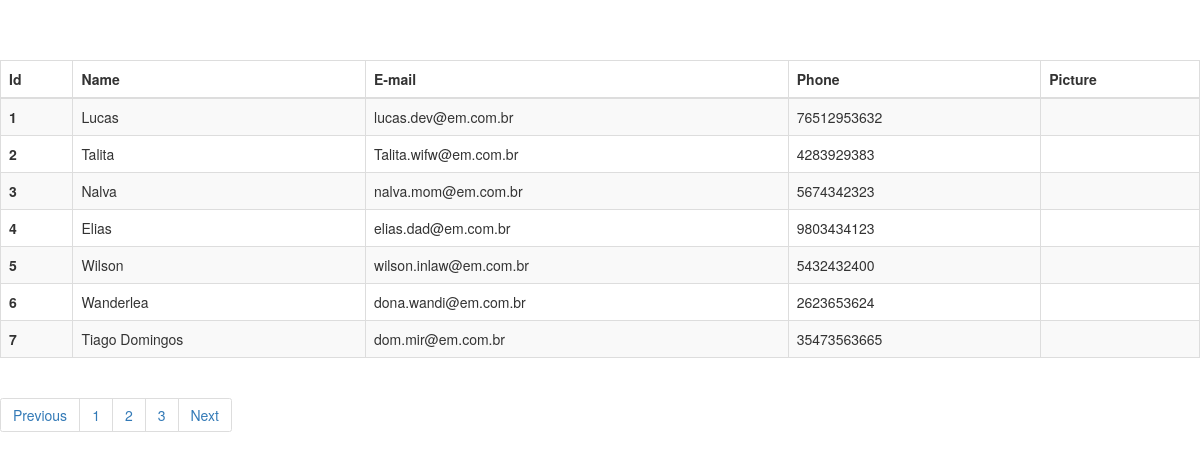
The page /pagination.php on the database its author committed.
### tables this page shows
CREATE TABLE `bdr` (
    `id` INT(11) NOT NULL AUTO_INCREMENT,
    `name` VARCHAR(255) NOT NULL,
    `email` VARCHAR(100) NOT NULL,
    `phone` VARCHAR(12) NOT NULL,
    `picture` VARCHAR(100),
    PRIMARY KEY (`id`)
) COLLATE='utf8_general_ci';

### DataBase/Connection.php (called while the page is built, shortened)
<?php
class Connection
{
    public function __construct(string $host, string $user, string $password, string $db)
    {
        $this->host = $host;
        $this->user = $user;
        $this->password = $password;
        $this->db = $db;
    }
    public function getConnection() : mysqli
    {
        try {
            $conn = mysqli_connect($this->host, $this->user, $this->password, $this->db);
        } catch (Exception $exception) {
            $exception->getMessage();
        }
        return $conn;
    }
    public function getRow(string $query): array {
        $mysqli = $this->getConnection();
        $mysqlResult = $mysqli->query($query);
        $response = [];
        while ($rows = mysqli_fetch_array($mysqlResult)) {
                $response[] = $rows;
        }
        return $response;
    }
}

### pagination.php (the view, shortened to what this page needs)
<?php
include('index.php');
$itemsPerPage = (int) 7;
$currentPage = intval($_GET['page']);
$row = $connection->getRow("select * from bdr LIMIT $currentPage,$itemsPerPage");
$totalOfRow = $connection->getRow("select count(id) from bdr");
$totalOfRegisted = (int) $totalOfRow[0][0];
$quoteOfPages = (int) ceil($totalOfRegisted/$itemsPerPage);
?>
<!doctype html>
<html lang="en">
<head>
    <link rel="stylesheet" href="./assets/css/bootstrap.min.css">
    <link rel="stylesheet" href="https://maxcdn.bootstrapcdn.com/bootstrap/3.3.7/css/bootstrap.min.css">
    <link rel="stylesheet" href="https://cdn.datatables.net/1.10.20/css/dataTables.bootstrap.min.css">
</head>
<body>
<br>
<br>
<br>
<table class="table table-hover table-striped table-bordered">
    <thead>
    <tr>
        <th scope="col">Id</th>
        <th scope="col">Name</th>
        <th scope="col">E-mail</th>
        <th scope="col">Phone</th>
        <th scope="col">Picture</th>
    </tr>
    </thead>
    <tbody>
    <?php foreach ($row as $item) : ?>
        <tr>
            <th scope="row"><?php echo $item['id'] ?></th>
            <td><?php echo $item['name'] ?></td>
            <td><?php echo $item['email'] ?></td>
            <td><?php echo $item['phone'] ?></td>
            <td><?php echo $item['picture'] ?></td>
        </tr>
    <?php endforeach; ?>
    </tbody>
</table>
<nav aria-label="Page navigation example">
    <ul class="pagination">
        <?php if ($currentPage>0) : ?>
        <li class="page-item"><a class="page-link" href="pagination.php?page=<?php echo $currentPage-1 ?>">Previous</a></li>
        <?php else :?>
            <li class="page-item"><a class="page-link" href="#">Previous</a></li>
        <?php endif?>
        <?php for($i=0; $i<=$quoteOfPages; $i++) : ?>
           <li class="page-item">
               <a class="page-link" href="pagination.php?page=<?php echo $i?>"><?php echo $i+1?></a></li>
        <?php endfor?>
        <?php if($currentPage<=3) :?>
        <li class="page-item"><a class="page-link" href="pagination.php?page=<?php echo $currentPage+1; ?>">Next</a></li>
        <?php else :?>
            <li class="page-item"><a class="page-link" href="#">Next</a></li>
        <?php endif?>
    </ul>
</nav>
</body>
</html>

### rows shown on the page
bdr: id "1", name "Lucas", email "lucas.dev@em.com.br", phone "76512953632"
bdr: id "2", name "Talita", email "Talita.wifw@em.com.br", phone "4283929383"
bdr: id "3", name "Nalva", email "nalva.mom@em.com.br", phone "5674342323"
bdr: id "4", name "Elias", email "elias.dad@em.com.br", phone "9803434123"
bdr: id "5", name "Wilson", email "wilson.inlaw@em.com.br", phone "5432432400"
bdr: id "6", name "Wanderlea", email "dona.wandi@em.com.br", phone "2623653624"
bdr: id "7", name "Tiago Domingos", email "dom.mir@em.com.br", phone "35473563665"
